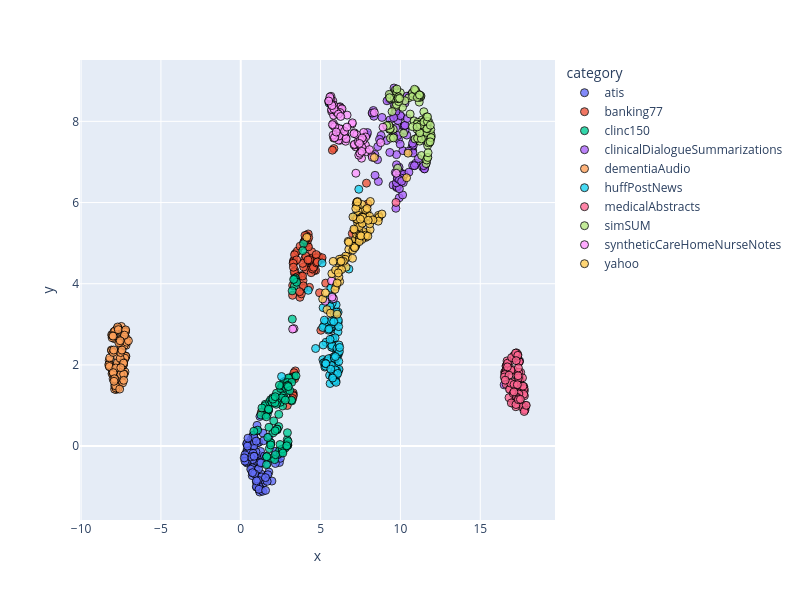

Notebook source saved alongside this figure:
### Code cell
dimensionality_reduction_plots(file_paths="./outputsTest/*/mean_model_zero_shot_classification.csv")

### Figure 1 — Plotly figure (JSON) as saved in the notebook; plotly's stock layout.template omitted (floating-point values rounded to 4 significant figures)
{"data": [{"customdata": [["atis_199"], ["atis_12"], ["atis_115"], ["atis_276"], ["atis_188"], ["atis_137"], ["atis_177"], ["atis_106"], ["atis_100"], ["atis_267"], ["atis_112"], ["atis_126"], ["atis_120"], ["atis_239"], ["atis_101"], ["atis_153"], ["atis_13"], ["atis_101"], ["atis_136"], ["atis_212"], ["atis_230"], ["atis_112"], ["atis_122"], ["atis_156"], ["atis_232"], ["atis_3"], ["atis_171"], ["atis_187"], ["atis_151"], ["atis_10"], ["atis_154"], ["atis_425"], ["atis_185"], ["atis_25"], ["atis_148"], ["atis_134"], ["atis_188"], ["atis_193"], ["atis_129"], ["atis_109"], ["atis_180"], ["atis_275"], ["atis_124"], ["atis_10"], ["atis_210"], ["atis_118"], ["atis_206"], ["atis_138"], ["atis_15"], ["atis_227"], ["atis_13"], ["atis_218"], ["atis_20"], ["atis_150"], ["atis_110"], ["atis_164"], ["atis_116"], ["atis_152"], ["atis_132"], ["atis_144"], ["atis_128"], ["atis_117"], ["atis_217"], ["atis_17"], ["atis_168"], ["atis_15"], ["atis_10"], ["atis_100"], ["atis_130"], ["atis_111"], ["atis_150"], ["atis_544"], ["atis_145"], ["atis_108"], ["atis_270"], ["atis_209"], ["atis_118"], ["atis_117"], ["atis_304"], ["atis_128"], ["atis_101"], ["atis_210"], ["atis_204"], ["atis_157"], ["atis_11"], ["atis_268"], ["atis_116"], ["atis_148"], ["atis_112"], ["atis_198"], ["atis_125"], ["atis_0"], ["atis_128"], ["atis_129"], ["atis_199"], ["atis_105"], ["atis_257"], ["atis_108"], ["atis_153"], ["atis_11"]], "hovertemplate": "category=atis<br>x=%{x}<br>y=%{y}<br>doc_id=%{customdata[0]}<extra></extra>", "legendgroup": "atis", "marker": {"color": "#636efa", "line": {"color": "black", "width": 1}, "opacity": 0.8, "size": 8, "symbol": "circle"}, "mode": "markers", "name": "atis", "orientation": "v", "showlegend": true, "type": "scatter", "x": [1.201, 2.271, 1.621, 0.8744, 0.5635, 0.6538, 0.9786, 0.7207, 0.3786, 2.347, 1.25, 0.4243, 1.169, 2.421, 0.767, 0.5991, 0.3937, 1.243, 1.139, 0.7723, 1.315, 1.079, 0.7994, 2.482, 1.76, 1.657, 1.481, 2.291, 0.5625, 0.3837, 2.141, 0.2998, 0.9958, 0.9487, 1.135, 0.6913, 0.4092, 1.152, 1.393, 0.7355, 0.7289, 0.9336, 0.8014, 0.5022, 1.701, 0.2946, 1.046, 0.7845, 0.5504, 1.019, 0.8211, 1.043, 0.769, 1.268, 1.403, 1.272, 0.4689, 1.194, 1.256, 0.8162, 1.764, 1.249, 1.211, 1.475, 1.432, 0.3118, 0.7449, 1.308, 1.119, 2.169, 1.056, 1.574, 0.7365, 1.952, 0.3557, 0.6137, 0.2625, 1.654, 1.187, 0.8381, 0.9732, 0.6267, 1.087, 0.8395, 0.3778, 0.4189, 1.549, 1.139, 0.9718, 0.8692, 0.2648, 0.2163, 1.376, 0.9771, 1.268, 0.9841, 1.143, 0.7359, 1.554, 0.4525], "xaxis": "x", "y": [0.7304, -0.3082, -0.7188, -0.3752, -0.1749, 0.1547, -0.2801, -0.7274, -0.123, -0.1519, -0.2416, -0.3474, -0.4412, -0.4029, 0.25, -0.04441, -0.4152, -0.1314, -0.8793, -0.01707, -0.3443, 0.3794, 0.1653, -0.3003, -0.6388, -0.4313, -0.2455, -0.2171, -0.1781, 0.04202, -0.1301, -0.3236, -1.012, -0.1392, 0.09349, -0.576, -0.1283, -1.077, 0.3204, -0.657, -0.5323, -0.5982, 0.2016, -0.1189, -0.7044, -0.2509, 0.08239, 0.2729, -0.1765, 0.5114, 0.00559, -0.3838, -0.1775, -1.089, -0.9132, -0.6868, -0.3602, -0.4078, -1.074, -0.2492, 0.2237, -0.7673, -1.036, -0.8323, 0.1328, -0.3055, -0.3322, -0.7577, -0.559, -0.4274, -1.007, -0.2976, 0.1244, -0.8608, -0.3856, -0.2676, -0.2128, -0.8674, -1.13, -0.2502, -0.8803, -0.5701, -0.8404, 0.2061, 0.06637, -0.0007687, -0.7754, -0.9964, 0.1221, -0.6821, -0.3713, -0.2902, -1.112, -0.9987, -0.412, -0.8553, -1.064, -0.6541, -1.091, 0.1954], "yaxis": "y"}, {"customdata": [["atis_303"], ["atis_171"], ["atis_196"], ["atis_294"], ["atis_199"], ["atis_146"], ["atis_243"], ["atis_116"], ["atis_119"], ["atis_297"], ["atis_275"], ["atis_159"], ["atis_299"], ["atis_245"], ["atis_146"], ["atis_194"], ["atis_143"], ["atis_170"], ["atis_15"], ["atis_283"], ["atis_234"], ["atis_220"], ["atis_222"], ["atis_211"], ["atis_410"], ["atis_343"], ["atis_196"], ["atis_252"], ["atis_166"], ["atis_271"], ["atis_223"], ["atis_475"], ["atis_216"], ["atis_289"], ["atis_15"], ["atis_15"], ["atis_239"], ["atis_372"], ["atis_185"], ["atis_22"], ["atis_236"], ["atis_276"], ["atis_130"], ["atis_133"], ["atis_249"], ["atis_155"], ["atis_249"], ["atis_176"], ["atis_249"], ["atis_257"], ["atis_168"], ["atis_290"], ["atis_27"], ["atis_200"], ["atis_215"], ["atis_18"], ["atis_146"], ["atis_158"], ["atis_151"], ["atis_189"], ["atis_225"], ["atis_233"], ["atis_255"], ["atis_239"], ["atis_221"], ["atis_161"], ["atis_126"], ["atis_148"], ["atis_154"], ["atis_118"], ["atis_297"], ["atis_586"], ["atis_195"], ["atis_128"], ["atis_303"], ["atis_305"], ["atis_283"], ["atis_169"], ["atis_314"], ["atis_196"], ["atis_246"], ["atis_259"], ["atis_271"], ["atis_182"], ["atis_380"], ["atis_330"], ["atis_173"], ["atis_383"], ["atis_359"], ["atis_334"], ["atis_136"], ["atis_134"], ["atis_158"], ["atis_144"], ["atis_216"], ["atis_208"], ["atis_271"], ["atis_166"], ["atis_211"], ["atis_24"]], "hovertemplate": "category=banking77<br>x=%{x}<br>y=%{y}<br>doc_id=%{customdata[0]}<extra></extra>", "legendgroup": "banking77", "marker": {"color": "#EF553B", "line": {"color": "black", "width": 1}, "opacity": 0.8, "size": 8, "symbol": "circle"}, "mode": "markers", "name": "banking77", "orientation": "v", "showlegend": true, "type": "scatter", "x": [4.226, 3.387, 3.791, 4.607, 4.708, 4.35, 3.759, 3.344, 4.188, 4.796, 7.874, 3.399, 4.107, 4.458, 5.064, 4.691, 3.307, 3.399, 3.324, 4.464, 8.252, 4.05, 4.873, 7.959, 1.287, 3.42, 3.283, 3.322, 3.448, 4.598, 4.114, 4.019, 4.446, 3.394, 4.869, 4.408, 7.122, 6.985, 3.418, 4.302, 3.494, 4.32, 3.546, 5.826, 5.834, 3.366, 3.281, 3.312, 3.348, 3.954, 3.334, 3.286, 4.241, 3.716, 3.938, 3.938, 3.559, 3.707, 4.409, 3.901, 3.289, 3.876, 3.793, 3.502, 3.245, 2.912, 4.068, 4.606, 3.871, 5.32, 3.296, 4.495, 4.726, 4.934, 4.078, 3.917, 5.737, 4.195, 4.6, 4.556, 2.911, 3.28, 4.316, 4.753, 5.095, 5.016, 3.374, 3.684, 4.728, 4.208, 4.103, 4.067, 4.03, 4.022, 4.8, 3.297, 4.256, 3.248, 3.251, 3.428], "xaxis": "x", "y": [5.226, 4.23, 4.2, 4.467, 4.535, 4.389, 4.181, 4.545, 4.924, 4.633, 6.478, 4.125, 4.991, 4.5, 4.601, 4.328, 4.568, 4.069, 4.527, 4.551, 8.199, 4.999, 4.58, 5.968, 0.8317, 4.746, 1.311, 4.555, 4.044, 4.331, 4.342, 4.621, 4.787, 4.321, 4.673, 4.629, 5.306, 5.235, 1.853, 3.911, 4.122, 4.564, 4.806, 7.587, 7.33, 4.714, 1.733, 1.71, 4.293, 5.03, 1.808, 1.268, 4.909, 4.924, 3.88, 4.413, 4.172, 3.666, 4.273, 4.08, 1.239, 4.501, 3.751, 4.587, 3.716, 1.001, 5.078, 4.539, 4.189, 4.015, 1.695, 4.364, 4.636, 3.778, 4.679, 3.947, 7.289, 5.077, 4.549, 4.404, 1.634, 4.503, 4.593, 4.512, 4.641, 2.853, 1.659, 3.804, 4.718, 4.586, 5.186, 5.108, 5.074, 5.189, 4.537, 4.406, 5.135, 1.173, 3.959, 4.077], "yaxis": "y"}, {"customdata": [["atis_356"], ["atis_200"], ["atis_317"], ["atis_361"], ["atis_220"], ["atis_246"], ["atis_305"], ["atis_122"], ["atis_220"], ["atis_520"], ["atis_297"], ["atis_181"], ["atis_309"], ["atis_378"], ["atis_247"], ["atis_234"], ["atis_189"], ["atis_226"], ["atis_156"], ["atis_34"], ["atis_253"], ["atis_299"], ["atis_290"], ["atis_252"], ["atis_418"], ["atis_360"], ["atis_256"], ["atis_320"], ["atis_315"], ["atis_28"], ["atis_249"], ["atis_559"], ["atis_251"], ["atis_297"], ["atis_305"], ["atis_20"], ["atis_426"], ["atis_376"], ["atis_233"], ["atis_220"], ["atis_256"], ["atis_279"], ["atis_164"], ["atis_298"], ["atis_270"], ["atis_185"], ["atis_251"], ["atis_280"], ["atis_368"], ["atis_265"], ["atis_201"], ["atis_436"], ["atis_337"], ["atis_273"], ["atis_394"], ["atis_220"], ["atis_32"], ["atis_18"], ["atis_242"], ["atis_229"], ["atis_292"], ["atis_261"], ["atis_317"], ["atis_274"], ["atis_277"], ["atis_207"], ["atis_141"], ["atis_268"], ["atis_165"], ["atis_191"], ["atis_318"], ["atis_642"], ["atis_369"], ["atis_155"], ["atis_347"], ["atis_344"], ["atis_487"], ["atis_174"], ["atis_321"], ["atis_230"], ["atis_274"], ["atis_372"], ["atis_282"], ["atis_2"], ["atis_405"], ["atis_349"], ["atis_209"], ["atis_395"], ["atis_389"], ["atis_389"], ["atis_258"], ["atis_200"], ["atis_197"], ["atis_239"], ["atis_230"], ["atis_240"], ["atis_325"], ["atis_223"], ["atis_286"], ["atis_259"]], "hovertemplate": "category=clinc150<br>x=%{x}<br>y=%{y}<br>doc_id=%{customdata[0]}<extra></extra>", "legendgroup": "clinc150", "marker": {"color": "#00cc96", "line": {"color": "black", "width": 1}, "opacity": 0.8, "size": 8, "symbol": "circle"}, "mode": "markers", "name": "clinc150", "orientation": "v", "showlegend": true, "type": "scatter", "x": [2.291, 1.901, 3.346, 3.165, 2.544, 2.624, 1.881, 2.911, 1.664, 2.913, 2.927, 2.12, 1.789, 1.696, 3.424, 2.948, 2.752, 2.624, 2.381, 2.749, 2.924, 1.874, 1.744, 1.887, 2.48, 2.067, 1.522, 1.54, 1.632, 3.068, 2.483, 2.437, 2.563, 1.055, 2.238, 2.758, 2.081, 2.022, 1.525, 2.801, 2.987, 2.612, 1.261, 2.597, 2.942, 3.359, 3.461, 2.734, 2.894, 2.493, 3.378, 3.218, 1.613, 3.933, 1.326, 1.806, 2.563, 1.748, 2.378, 2.277, 3.881, 1.601, 0.8208, 2.677, 1.872, 1.622, 3.504, 3.313, 2.286, 2.601, 2.224, 1.958, 2.922, 2.827, 1.689, 3.198, 3.189, 3.228, 3.18, 2.265, 1.738, 2.459, 2.638, 1.768, 2.273, 2.419, 2.792, 2.004, 2.135, 2.968, 2.942, 2.912, 3.07, 2.154, 1.873, 2.978, 2.175, 2.01, 2.158, 2.88], "xaxis": "x", "y": [1.115, -0.2956, 1.714, 1.644, 1.442, 0.9889, 0.07919, 0.1574, 0.7805, 0.04643, 1.393, -0.3331, -0.0616, 0.8734, 4.144, 0.02034, 1.322, 1.236, 0.7826, -0.04974, 0.3304, 0.08241, 0.8945, 1.075, 1.079, 0.621, 0.7645, 1.032, -0.2638, 1.673, -0.178, -0.107, 1.47, 0.3941, 1.304, 1.597, 1.184, 0.3264, 0.9957, -0.04212, 1.678, -0.136, 0.7666, -0.07194, 0.02988, 3.946, 1.732, 1.178, 0.01974, 1.42, 4.115, 3.824, -0.4571, 4.989, 0.9395, 1.09, 1.188, 0.886, 0.4809, 1.074, 4.815, 0.7224, 0.3666, 1.575, 1.143, -0.2594, 4.037, 4.105, 0.4043, 1.488, 1.03, 1.084, 1.567, 1.442, 0.2147, 1.114, 1.571, 3.128, 1.131, 0.4106, 0.9114, 0.04042, -0.1704, 0.4643, 0.4201, 1.499, 1.133, 1.193, 1.067, 0.1147, 1.497, 1.483, 1.367, 0.3779, 0.02887, 1.466, -0.2103, 1.157, 1.218, 0.006715], "yaxis": "y"}, {"customdata": [["atis_36"], ["atis_223"], ["atis_421"], ["atis_394"], ["atis_24"], ["atis_385"], ["atis_316"], ["atis_187"], ["atis_313"], ["atis_547"], ["atis_337"], ["atis_227"], ["atis_324"], ["atis_463"], ["atis_361"], ["atis_294"], ["atis_206"], ["atis_28"], ["atis_239"], ["atis_39"], ["atis_261"], ["atis_313"], ["atis_457"], ["atis_360"], ["atis_453"], ["atis_398"], ["atis_430"], ["atis_324"], ["atis_357"], ["atis_335"], ["atis_269"], ["atis_562"], ["atis_26"], ["atis_409"], ["atis_32"], ["atis_241"], ["atis_488"], ["atis_407"], ["atis_447"], ["atis_235"], ["atis_292"], ["atis_303"], ["atis_252"], ["atis_347"], ["atis_386"], ["atis_325"], ["atis_311"], ["atis_437"], ["atis_417"], ["atis_356"], ["atis_210"], ["atis_455"], ["atis_404"], ["atis_336"], ["atis_396"], ["atis_239"], ["atis_42"], ["atis_379"], ["atis_38"], ["atis_317"], ["atis_338"], ["atis_304"], ["atis_454"], ["atis_300"], ["atis_304"], ["atis_254"], ["atis_237"], ["atis_345"], ["atis_188"], ["atis_246"], ["atis_389"], ["atis_645"], ["atis_407"], ["atis_21"], ["atis_355"], ["atis_367"], ["atis_488"], ["atis_318"], ["atis_334"], ["atis_276"], ["atis_427"], ["atis_412"], ["atis_302"], ["atis_27"], ["atis_441"], ["atis_397"], ["atis_276"], ["atis_468"], ["atis_430"], ["atis_398"], ["atis_310"], ["atis_213"], ["atis_224"], ["atis_381"], ["atis_237"], ["atis_288"], ["atis_338"], ["atis_326"], ["atis_300"], ["atis_337"]], "hovertemplate": "category=clinicalDialogueSummarizations<br>x=%{x}<br>y=%{y}<br>doc_id=%{customdata[0]}<extra></extra>", "legendgroup": "clinicalDialogueSummarizations", "marker": {"color": "#ab63fa", "line": {"color": "black", "width": 1}, "opacity": 0.8, "size": 8, "symbol": "circle"}, "mode": "markers", "name": "clinicalDialogueSummarizations", "orientation": "v", "showlegend": true, "type": "scatter", "x": [10.89, 10.88, 10.77, 11.39, 10.83, 10.4, 9.704, 10.77, 8.58, 10.11, 8.303, 8.567, 10.76, 10.21, 10.58, 9.907, 9.913, 10.96, 10.73, 9.541, 10.87, 9.69, 9.774, 9.617, 9.682, 9.289, 9.131, 8.339, 11.5, 9.692, 10.87, 10.15, 9.715, 11.62, 10.81, 10.68, 9.835, 10.04, 9.879, 8.228, 10.18, 9.599, 9.923, 10.52, 11.12, 8.619, 7.903, 10.18, 10.79, 9.348, 9.984, 10.14, 10.41, 7.935, 11.57, 10.77, 8.411, 9.95, 11.51, 8.789, 11.62, 10.29, 10.29, 9.755, 9.986, 10.23, 6.549, 9.766, 10.23, 9.705, 9.846, 9.644, 10.02, 16.5, 9.999, 10.29, 9.935, 9.809, 11.46, 9.756, 17.46, 9.747, 10.44, 9.335, 9.823, 8.399, 9.388, 9.725, 8.692, 8.846, 9.58, 9.939, 10.53, 10.76, 9.834, 10.07, 9.274, 9.573, 7.497, 9.161], "xaxis": "x", "y": [6.913, 7.495, 6.914, 6.872, 7.533, 7.662, 7.841, 7.285, 7.378, 6.702, 8.267, 7.057, 8.659, 7.878, 8.623, 6.626, 6.871, 6.967, 7.372, 6.43, 6.908, 8.272, 6.37, 8.378, 6.74, 8.555, 7.527, 8.125, 6.835, 8.132, 8.657, 7.278, 5.859, 7.505, 7.409, 8.657, 6.404, 8.119, 7.557, 8.204, 6.652, 8.821, 6.115, 7.265, 7.084, 6.519, 7.671, 6.492, 7.222, 8.035, 6.742, 6.188, 8.62, 7.724, 6.933, 8.708, 6.671, 6.732, 6.828, 7.653, 6.988, 8.452, 7.78, 6.931, 7.437, 6.698, 7.598, 6.392, 7.888, 8.324, 8.021, 8.203, 6.606, 1.509, 8.141, 7.902, 6.338, 6.591, 6.909, 7.18, 2.098, 6.486, 8.071, 7.234, 6.597, 7.184, 8.651, 8.244, 7.556, 8.096, 8.092, 6.565, 6.748, 7.46, 7.65, 6.523, 8.537, 7.629, 7.426, 8.506], "yaxis": "y"}, {"customdata": [["atis_405"], ["atis_232"], ["atis_424"], ["atis_402"], ["atis_364"], ["atis_416"], ["atis_365"], ["atis_288"], ["atis_316"], ["atis_553"], ["atis_403"], ["atis_380"], ["atis_329"], ["atis_488"], ["atis_364"], ["atis_386"], ["atis_284"], ["atis_280"], ["atis_392"], ["atis_428"], ["atis_447"], ["atis_441"], ["atis_474"], ["atis_510"], ["atis_467"], ["atis_512"], ["atis_44"], ["atis_338"], ["atis_537"], ["atis_405"], ["atis_325"], ["atis_57"], ["atis_298"], ["atis_455"], ["atis_424"], ["atis_473"], ["atis_514"], ["atis_448"], ["atis_46"], ["atis_280"], ["atis_420"], ["atis_316"], ["atis_352"], ["atis_479"], ["atis_397"], ["atis_391"], ["atis_456"], ["atis_525"], ["atis_554"], ["atis_383"], ["atis_32"], ["atis_513"], ["atis_407"], ["atis_348"], ["atis_428"], ["atis_244"], ["atis_490"], ["atis_41"], ["atis_525"], ["atis_523"], ["atis_351"], ["atis_334"], ["atis_464"], ["atis_421"], ["atis_320"], ["atis_278"], ["atis_386"], ["atis_351"], ["atis_228"], ["atis_289"], ["atis_563"], ["atis_646"], ["atis_451"], ["atis_381"], ["atis_368"], ["atis_400"], ["atis_526"], ["atis_360"], ["atis_401"], ["atis_478"], ["atis_469"], ["atis_422"], ["atis_353"], ["atis_279"], ["atis_467"], ["atis_503"], ["atis_285"], ["atis_469"], ["atis_465"], ["atis_494"], ["atis_516"], ["atis_264"], ["atis_243"], ["atis_392"], ["atis_250"], ["atis_325"], ["atis_454"], ["atis_403"], ["atis_34"], ["atis_388"]], "hovertemplate": "category=dementiaAudio<br>x=%{x}<br>y=%{y}<br>doc_id=%{customdata[0]}<extra></extra>", "legendgroup": "dementiaAudio", "marker": {"color": "#FFA15A", "line": {"color": "black", "width": 1}, "opacity": 0.8, "size": 8, "symbol": "circle"}, "mode": "markers", "name": "dementiaAudio", "orientation": "v", "showlegend": true, "type": "scatter", "x": [-7.803, -8.096, -7.187, -7.319, -8.24, -7.635, -7.226, -7.412, -8.21, -7.387, -7.714, -7.505, -7.642, -7.445, -7.992, -7.481, -7.488, -7.292, -7.498, -7.208, -7.567, -7.252, -7.512, -7.557, -8.01, -7.987, -7.291, -7.303, -7.9, -7.37, -7.746, -7.895, -7.669, -8.213, -7.718, -7.469, -7.158, -7.807, -7.916, -7.145, -8.1, -7.226, -8.061, -8.035, -7.965, -8.218, -7.298, -7.326, -7.377, -8.267, -8.056, -7.269, -8.085, -7.828, -7.947, -7.724, -7.295, -7.677, -7.469, -7.632, -8.207, -8.231, -7.344, -7.212, -7.195, -7.687, -7.404, -7.259, -7.366, -7.888, -7.549, -7.67, -8.048, -7.23, -8.088, -7.712, -7.824, -7.67, -7.336, -7.514, -7.396, -7.816, -7.521, -7.843, -7.993, -7.336, -7.998, -7.859, -7.33, -7.958, -7.582, -7.439, -7.036, -7.905, -7.209, -7.998, -7.938, -7.281, -7.55, -7.512], "xaxis": "x", "y": [1.394, 1.947, 2.482, 2.693, 2.112, 1.88, 2.224, 1.836, 2.016, 2.081, 2.199, 2.352, 1.495, 2.716, 1.657, 2.948, 2.612, 2.783, 2.455, 2.836, 2.557, 1.828, 2.633, 2.581, 1.792, 1.791, 2.485, 1.771, 1.401, 1.996, 2.889, 1.488, 1.457, 2.007, 1.438, 2.013, 2.65, 1.981, 2.647, 2.56, 2.367, 2.183, 1.783, 1.849, 1.785, 1.954, 2.114, 2.753, 2.042, 2.006, 2.67, 2.841, 2.743, 2.845, 2.816, 2.055, 2.701, 2.907, 1.697, 2.543, 2.173, 1.962, 2.004, 2.203, 2.213, 2.9, 1.989, 2.166, 2.062, 2.834, 2.162, 1.437, 2.721, 2.805, 2.353, 2.934, 1.926, 2.869, 2.044, 1.766, 1.557, 1.43, 2.305, 1.487, 1.811, 1.775, 2.308, 1.634, 1.621, 2.366, 1.405, 2.366, 2.595, 1.66, 2.864, 2.709, 1.596, 2.734, 2.597, 1.932], "yaxis": "y"}, {"customdata": [["atis_434"], ["atis_29"], ["atis_510"], ["atis_407"], ["atis_392"], ["atis_641"], ["atis_455"], ["atis_305"], ["atis_432"], ["atis_578"], ["atis_413"], ["atis_46"], ["atis_34"], ["atis_52"], ["atis_368"], ["atis_445"], ["atis_345"], ["atis_338"], ["atis_487"], ["atis_438"], ["atis_493"], ["atis_493"], ["atis_486"], ["atis_523"], ["atis_620"], ["atis_518"], ["atis_443"], ["atis_541"], ["atis_612"], ["atis_460"], ["atis_392"], ["atis_587"], ["atis_307"], ["atis_482"], ["atis_466"], ["atis_504"], ["atis_54"], ["atis_478"], ["atis_481"], ["atis_338"], ["atis_443"], ["atis_323"], ["atis_388"], ["atis_533"], ["atis_505"], ["atis_543"], ["atis_50"], ["atis_547"], ["atis_577"], ["atis_405"], ["atis_356"], ["atis_538"], ["atis_408"], ["atis_392"], ["atis_490"], ["atis_374"], ["atis_543"], ["atis_422"], ["atis_577"], ["atis_529"], ["atis_410"], ["atis_424"], ["atis_470"], ["atis_471"], ["atis_382"], ["atis_335"], ["atis_458"], ["atis_410"], ["atis_258"], ["atis_293"], ["atis_567"], ["atis_692"], ["atis_475"], ["atis_384"], ["atis_375"], ["atis_607"], ["atis_538"], ["atis_399"], ["atis_48"], ["atis_546"], ["atis_495"], ["atis_462"], ["atis_507"], ["atis_425"], ["atis_552"], ["atis_524"], ["atis_360"], ["atis_545"], ["atis_472"], ["atis_511"], ["atis_602"], ["atis_294"], ["atis_369"], ["atis_469"], ["atis_327"], ["atis_389"], ["atis_476"], ["atis_443"], ["atis_350"], ["atis_391"]], "hovertemplate": "category=huffPostNews<br>x=%{x}<br>y=%{y}<br>doc_id=%{customdata[0]}<extra></extra>", "legendgroup": "huffPostNews", "marker": {"color": "#19d3f3", "line": {"color": "black", "width": 1}, "opacity": 0.8, "size": 8, "symbol": "circle"}, "mode": "markers", "name": "huffPostNews", "orientation": "v", "showlegend": true, "type": "scatter", "x": [5.887, 5.649, 6.123, 5.97, 5.683, 5.143, 5.751, 5.861, 5.412, 5.891, 5.729, 5.964, 5.667, 5.765, 5.375, 5.991, 5.717, 5.654, 6.114, 5.973, 5.925, 5.575, 6.156, 5.338, 7.138, 6.103, 5.094, 5.962, 5.73, 6.064, 5.266, 5.688, 7.394, 5.315, 5.711, 4.227, 5.203, 5.206, 5.846, 5.684, 6.056, 5.565, 5.306, 5.528, 6.102, 5.791, 5.612, 5.745, 6.091, 5.768, 5.907, 4.688, 5.822, 6.027, 5.503, 5.92, 5.677, 2.555, 5.856, 6.021, 6.179, 5.164, 5.485, 6.005, 5.853, 5.325, 6.153, 5.723, 5.593, 5.597, 5.867, 5.917, 5.865, 6.005, 6.098, 5.285, 5.725, 5.849, 5.157, 5.663, 6.112, 6.774, 5.332, 6.14, 5.593, 6.196, 5.929, 5.132, 5.821, 5.639, 5.855, 6.079, 6.134, 5.989, 5.971, 5.752, 5.819, 5.519, 5.64, 5.236], "xaxis": "x", "y": [1.645, 2.874, 1.861, 2.388, 2.171, 2.131, 2.432, 2.095, 2.964, 2.136, 1.764, 1.975, 1.99, 2.653, 2.097, 2.278, 2.942, 2.565, 2.261, 3.479, 1.802, 2.978, 1.891, 2.558, 5.659, 3.051, 4.511, 1.607, 3.526, 2.253, 1.947, 2.436, 6.327, 3.621, 2.481, 3.838, 2.054, 2.963, 3.112, 3.35, 2.244, 1.746, 1.969, 8.451, 2.325, 1.689, 2.907, 2.638, 2.815, 1.7, 2.669, 2.405, 1.793, 2.407, 2.154, 1.749, 3.001, 1.714, 3.06, 2.172, 2.33, 2.491, 2.856, 1.854, 2.202, 3.059, 2.491, 3.69, 3.44, 1.542, 3.26, 1.877, 2.168, 1.749, 3.3, 2.045, 3.617, 1.771, 3.411, 3.079, 3.101, 4.361, 2.029, 2.086, 2.629, 2.43, 2.206, 2.922, 1.686, 1.896, 1.617, 1.792, 2.944, 3.302, 1.571, 1.677, 3.067, 2.882, 3.894, 3.102], "yaxis": "y"}, {"customdata": [["atis_436"], ["atis_387"], ["atis_524"], ["atis_469"], ["atis_441"], ["atis_643"], ["atis_493"], ["atis_372"], ["atis_446"], ["atis_636"], ["atis_514"], ["atis_614"], ["atis_364"], ["atis_582"], ["atis_459"], ["atis_454"], ["atis_622"], ["atis_382"], ["atis_488"], ["atis_487"], ["atis_609"], ["atis_524"], ["atis_539"], ["atis_647"], ["atis_655"], ["atis_605"], ["atis_455"], ["atis_58"], ["atis_658"], ["atis_521"], ["atis_422"], ["atis_599"], ["atis_426"], ["atis_531"], ["atis_470"], ["atis_545"], ["atis_597"], ["atis_498"], ["atis_535"], ["atis_396"], ["atis_502"], ["atis_389"], ["atis_475"], ["atis_580"], ["atis_52"], ["atis_593"], ["atis_656"], ["atis_574"], ["atis_630"], ["atis_439"], ["atis_415"], ["atis_660"], ["atis_479"], ["atis_537"], ["atis_512"], ["atis_379"], ["atis_618"], ["atis_482"], ["atis_673"], ["atis_573"], ["atis_426"], ["atis_483"], ["atis_479"], ["atis_530"], ["atis_413"], ["atis_40"], ["atis_586"], ["atis_551"], ["atis_356"], ["atis_378"], ["atis_586"], ["atis_694"], ["atis_483"], ["atis_568"], ["atis_395"], ["atis_621"], ["atis_57"], ["atis_536"], ["atis_558"], ["atis_599"], ["atis_521"], ["atis_478"], ["atis_595"], ["atis_540"], ["atis_6"], ["atis_531"], ["atis_385"], ["atis_581"], ["atis_603"], ["atis_517"], ["atis_614"], ["atis_384"], ["atis_48"], ["atis_495"], ["atis_410"], ["atis_489"], ["atis_522"], ["atis_491"], ["atis_527"], ["atis_439"]], "hovertemplate": "category=medicalAbstracts<br>x=%{x}<br>y=%{y}<br>doc_id=%{customdata[0]}<extra></extra>", "legendgroup": "medicalAbstracts", "marker": {"color": "#FF6692", "line": {"color": "black", "width": 1}, "opacity": 0.8, "size": 8, "symbol": "circle"}, "mode": "markers", "name": "medicalAbstracts", "orientation": "v", "showlegend": true, "type": "scatter", "x": [16.86, 16.74, 16.83, 17.19, 17.49, 16.53, 16.74, 17.05, 17.7, 16.62, 17.2, 17.47, 17.15, 17.28, 16.91, 17.25, 17.11, 17.23, 17.78, 16.69, 17.32, 17.42, 16.63, 17.76, 17.44, 17.5, 17.31, 17.77, 16.58, 17.53, 17.44, 17.79, 17.85, 16.78, 17.3, 16.68, 17.06, 17.45, 17.16, 17.73, 17.17, 17.31, 16.88, 17.46, 17.43, 17.64, 16.83, 17.75, 16.62, 16.99, 16.63, 9.723, 17.77, 17.23, 17.78, 16.8, 17.72, 17.06, 17.23, 17.56, 16.9, 16.71, 17.74, 17.76, 17.23, 17.61, 17.8, 17.35, 17.42, 17.23, 17.37, 17.12, 17.67, 17.1, 16.96, 17.27, 16.57, 16.94, 17.21, 17.75, 16.92, 17.35, 16.54, 17.41, 16.7, 17.28, 17.39, 17.25, 17.37, 16.5, 17.88, 16.8, 17.32, 17.11, 16.56, 17.4, 17.24, 17.39, 17.39, 17.51], "xaxis": "x", "y": [2.092, 1.522, 1.501, 1.356, 1.645, 1.823, 1.901, 1.062, 1.384, 1.979, 2.199, 1.069, 1.281, 1.829, 1.476, 1.43, 1.107, 1.774, 0.9331, 2.012, 2.16, 2.075, 1.521, 1.367, 1.629, 1.373, 1.164, 0.9834, 1.824, 1.815, 1.022, 0.9487, 1.0, 1.938, 2.18, 2.1, 1.879, 2.08, 2.177, 1.467, 1.132, 2.214, 1.407, 1.482, 1.094, 1.681, 1.397, 1.415, 1.966, 1.582, 1.855, 6.002, 1.24, 2.251, 0.9103, 1.193, 1.278, 1.296, 2.239, 1.029, 1.552, 2.043, 0.9539, 0.8988, 1.151, 0.9642, 0.89, 2.258, 1.283, 0.9703, 1.516, 1.519, 1.477, 2.227, 2.181, 2.298, 1.788, 1.063, 2.29, 0.8533, 1.871, 2.236, 1.76, 1.821, 1.951, 1.208, 1.679, 2.104, 1.733, 1.701, 1.004, 1.746, 1.514, 1.336, 1.624, 1.17, 1.024, 1.144, 1.926, 1.152], "yaxis": "y"}, {"customdata": [["atis_533"], ["atis_406"], ["atis_539"], ["atis_536"], ["atis_468"], ["atis_662"], ["atis_503"], ["atis_584"], ["atis_495"], ["atis_651"], ["atis_615"], ["atis_629"], ["atis_5"], ["atis_698"], ["atis_66"], ["atis_497"], ["atis_624"], ["atis_482"], ["atis_514"], ["atis_6"], ["atis_610"], ["atis_592"], ["atis_557"], ["atis_692"], ["atis_716"], ["atis_698"], ["atis_575"], ["atis_6"], ["atis_714"], ["atis_593"], ["atis_502"], ["atis_643"], ["atis_501"], ["atis_59"], ["atis_575"], ["atis_637"], ["atis_600"], ["atis_523"], ["atis_628"], ["atis_432"], ["atis_572"], ["atis_470"], ["atis_481"], ["atis_590"], ["atis_579"], ["atis_680"], ["atis_691"], ["atis_616"], ["atis_64"], ["atis_494"], ["atis_503"], ["atis_663"], ["atis_512"], ["atis_561"], ["atis_538"], ["atis_402"], ["atis_688"], ["atis_510"], ["atis_680"], ["atis_603"], ["atis_496"], ["atis_612"], ["atis_55"], ["atis_570"], ["atis_533"], ["atis_518"], ["atis_587"], ["atis_65"], ["atis_436"], ["atis_52"], ["atis_588"], ["atis_701"], ["atis_554"], ["atis_581"], ["atis_527"], ["atis_648"], ["atis_624"], ["atis_575"], ["atis_588"], ["atis_612"], ["atis_685"], ["atis_64"], ["atis_656"], ["atis_564"], ["atis_613"], ["atis_617"], ["atis_622"], ["atis_675"], ["atis_610"], ["atis_617"], ["atis_624"], ["atis_385"], ["atis_634"], ["atis_611"], ["atis_626"], ["atis_527"], ["atis_523"], ["atis_558"], ["atis_645"], ["atis_50"]], "hovertemplate": "category=simSUM<br>x=%{x}<br>y=%{y}<br>doc_id=%{customdata[0]}<extra></extra>", "legendgroup": "simSUM", "marker": {"color": "#B6E880", "line": {"color": "black", "width": 1}, "opacity": 0.8, "size": 8, "symbol": "circle"}, "mode": "markers", "name": "simSUM", "orientation": "v", "showlegend": true, "type": "scatter", "x": [11.33, 11.18, 9.896, 9.55, 11.19, 11.5, 10.85, 10.13, 10.51, 10.95, 9.373, 9.303, 11.12, 11.22, 11.21, 9.674, 11.69, 11.81, 11.62, 11.77, 9.702, 9.499, 10.9, 9.249, 10.74, 11.26, 11.36, 11.61, 9.753, 11.92, 9.377, 11.26, 11.09, 11.29, 11.11, 11.89, 11.28, 9.773, 11.54, 11.64, 11.7, 11.04, 11.43, 11.82, 9.759, 11.13, 11.86, 10.2, 10.91, 11.19, 9.339, 9.166, 9.829, 11.92, 9.565, 11.56, 10.27, 11.04, 9.993, 11.62, 11.9, 11.7, 9.616, 9.889, 11.75, 11.72, 10.61, 9.831, 9.322, 11.92, 9.873, 11.47, 9.318, 11.08, 11.31, 10.76, 11.65, 9.478, 9.363, 9.281, 9.863, 10.95, 11.86, 10.88, 11.64, 11.22, 9.949, 11.26, 11.06, 11.21, 11.73, 11.48, 9.138, 10.76, 9.778, 11.7, 11.04, 11.7, 11.87, 11.19], "xaxis": "x", "y": [7.159, 8.474, 8.597, 7.806, 8.594, 7.723, 8.012, 8.347, 8.578, 8.733, 8.551, 8.666, 7.61, 7.585, 7.513, 8.77, 7.108, 7.466, 7.58, 7.99, 8.368, 7.604, 8.746, 7.905, 8.692, 7.815, 8.035, 6.959, 8.729, 7.621, 7.586, 8.595, 7.977, 8.625, 7.851, 7.563, 7.861, 8.698, 7.994, 7.047, 7.406, 7.932, 7.955, 7.502, 8.414, 8.665, 7.714, 7.706, 7.566, 7.72, 7.804, 7.882, 6.844, 7.66, 7.591, 8.02, 8.508, 7.803, 8.706, 7.729, 7.799, 7.821, 8.569, 8.488, 7.473, 7.11, 8.179, 8.566, 8.582, 7.6, 8.604, 8.237, 7.806, 7.584, 7.568, 8.613, 7.823, 8.24, 7.82, 7.903, 8.557, 8.766, 7.496, 8.789, 8.109, 8.64, 8.566, 7.912, 8.586, 7.719, 7.227, 7.989, 7.894, 7.87, 8.796, 7.998, 7.863, 8.11, 7.905, 8.651], "yaxis": "y"}, {"customdata": [["atis_536"], ["atis_43"], ["atis_570"], ["atis_660"], ["atis_662"], ["atis_712"], ["atis_504"], ["atis_672"], ["atis_510"], ["atis_83"], ["atis_73"], ["atis_64"], ["atis_536"], ["atis_78"], ["atis_693"], ["atis_5"], ["atis_675"], ["atis_705"], ["atis_663"], ["atis_685"], ["atis_650"], ["atis_604"], ["atis_558"], ["atis_7"], ["atis_9"], ["atis_78"], ["atis_673"], ["atis_668"], ["atis_717"], ["atis_602"], ["atis_592"], ["atis_677"], ["atis_562"], ["atis_66"], ["atis_636"], ["atis_655"], ["atis_619"], ["atis_638"], ["atis_638"], ["atis_433"], ["atis_591"], ["atis_699"], ["atis_519"], ["atis_602"], ["atis_647"], ["atis_708"], ["atis_90"], ["atis_655"], ["atis_69"], ["atis_623"], ["atis_657"], ["atis_688"], ["atis_519"], ["atis_619"], ["atis_565"], ["atis_461"], ["atis_711"], ["atis_553"], ["atis_685"], ["atis_61"], ["atis_555"], ["atis_638"], ["atis_560"], ["atis_618"], ["atis_697"], ["atis_537"], ["atis_606"], ["atis_696"], ["atis_685"], ["atis_529"], ["atis_66"], ["atis_71"], ["atis_594"], ["atis_601"], ["atis_569"], ["atis_660"], ["atis_77"], ["atis_58"], ["atis_713"], ["atis_666"], ["atis_687"], ["atis_695"], ["atis_67"], ["atis_642"], ["atis_648"], ["atis_646"], ["atis_706"], ["atis_70"], ["atis_640"], ["atis_712"], ["atis_706"], ["atis_604"], ["atis_649"], ["atis_629"], ["atis_662"], ["atis_622"], ["atis_556"], ["atis_616"], ["atis_663"], ["atis_530"]], "hovertemplate": "category=syntheticCareHomeNurseNotes<br>x=%{x}<br>y=%{y}<br>doc_id=%{customdata[0]}<extra></extra>", "legendgroup": "syntheticCareHomeNurseNotes", "marker": {"color": "#FF97FF", "line": {"color": "black", "width": 1}, "opacity": 0.8, "size": 8, "symbol": "circle"}, "mode": "markers", "name": "syntheticCareHomeNurseNotes", "orientation": "v", "showlegend": true, "type": "scatter", "x": [6.216, 6.002, 5.696, 3.334, 5.802, 7.446, 6.374, 7.252, 6.52, 5.791, 7.211, 9.744, 5.693, 6.216, 5.592, 7.099, 5.708, 3.251, 5.913, 6.569, 7.54, 6.571, 7.509, 6.421, 7.698, 6.464, 8.909, 7.542, 7.116, 6.118, 7.262, 6.147, 5.812, 6.136, 6.156, 5.709, 6.303, 7.566, 5.852, 5.656, 5.887, 6.167, 7.122, 5.684, 7.211, 5.584, 5.809, 7.873, 6.12, 6.227, 6.301, 8.764, 5.651, 7.824, 5.785, 5.507, 7.091, 5.766, 5.695, 6.66, 6.102, 7.392, 7.351, 7.809, 7.594, 5.631, 5.881, 5.74, 5.623, 8.368, 6.343, 6.602, 5.814, 6.496, 5.581, 6.208, 5.288, 7.67, 5.686, 5.869, 6.973, 5.689, 7.493, 5.978, 7.467, 8.221, 8.24, 8.061, 7.58, 6.991, 6.652, 6.02, 5.84, 7.603, 5.714, 6.116, 5.51, 7.432, 6.257, 5.719], "xaxis": "x", "y": [7.534, 7.849, 8.406, 2.894, 7.949, 5.508, 7.61, 6.002, 7.709, 7.896, 7.37, 6.72, 8.241, 8.36, 8.464, 7.418, 8.477, 2.883, 7.653, 7.51, 7.346, 7.601, 7.247, 7.644, 7.727, 7.672, 7.855, 7.441, 7.717, 7.537, 7.672, 8.326, 8.149, 7.741, 7.641, 8.293, 7.807, 7.092, 8.312, 8.45, 7.603, 7.821, 7.434, 4.067, 6.722, 8.538, 3.631, 7.252, 8.289, 8.335, 8.295, 7.477, 8.617, 7.616, 7.66, 8.501, 7.698, 8.504, 8.38, 8.154, 8.345, 7.167, 7.493, 7.417, 7.356, 8.447, 7.867, 7.921, 8.56, 8.216, 8.31, 7.571, 8.403, 7.755, 8.6, 8.219, 3.567, 7.542, 8.29, 7.597, 7.935, 8.413, 7.533, 7.737, 7.214, 7.155, 7.114, 7.303, 7.26, 7.964, 7.858, 8.222, 8.302, 7.59, 8.389, 8.177, 8.501, 7.456, 8.121, 3.669], "yaxis": "y"}, {"customdata": [["atis_697"], ["atis_605"], ["atis_662"], ["atis_72"], ["atis_77"], ["atis_715"], ["atis_543"], ["atis_74"], ["atis_569"], ["atis_93"], ["atis_89"], ["atis_651"], ["atis_580"], ["atis_93"], ["atis_698"], ["atis_567"], ["atis_695"], ["atis_74"], ["atis_701"], ["atis_7"], ["atis_699"], ["atis_697"], ["atis_660"], ["atis_721"], ["atis_97"], ["atis_94"], ["atis_79"], ["atis_688"], ["atis_81"], ["atis_715"], ["atis_90"], ["atis_716"], ["atis_62"], ["atis_84"], ["atis_681"], ["atis_686"], ["atis_676"], ["atis_66"], ["atis_72"], ["atis_599"], ["atis_635"], ["atis_80"], ["atis_525"], ["atis_98"], ["atis_713"], ["atis_78"], ["atis_99"], ["atis_9"], ["atis_719"], ["atis_82"], ["atis_663"], ["atis_94"], ["atis_603"], ["atis_91"], ["atis_651"], ["atis_620"], ["atis_714"], ["atis_655"], ["atis_703"], ["atis_7"], ["atis_642"], ["atis_89"], ["atis_630"], ["atis_82"], ["atis_7"], ["atis_648"], ["atis_703"], ["atis_700"], ["atis_710"], ["atis_63"], ["atis_666"], ["atis_715"], ["atis_695"], ["atis_704"], ["atis_594"], ["atis_97"], ["atis_85"], ["atis_85"], ["atis_87"], ["atis_73"], ["atis_7"], ["atis_9"], ["atis_97"], ["atis_679"], ["atis_77"], ["atis_719"], ["atis_719"], ["atis_84"], ["atis_684"], ["atis_719"], ["atis_99"], ["atis_700"], ["atis_654"], ["atis_68"], ["atis_94"], ["atis_96"], ["atis_620"], ["atis_681"], ["atis_714"], ["atis_637"]], "hovertemplate": "category=yahoo<br>x=%{x}<br>y=%{y}<br>doc_id=%{customdata[0]}<extra></extra>", "legendgroup": "yahoo", "marker": {"color": "#FECB52", "line": {"color": "black", "width": 1}, "opacity": 0.8, "size": 8, "symbol": "circle"}, "mode": "markers", "name": "yahoo", "orientation": "v", "showlegend": true, "type": "scatter", "x": [7.229, 7.923, 7.862, 6.729, 8.101, 7.482, 7.265, 7.777, 7.226, 7.909, 7.674, 8.178, 5.706, 7.317, 6.174, 7.409, 5.968, 7.599, 7.335, 6.766, 7.187, 7.02, 5.132, 7.25, 6.676, 7.444, 5.401, 7.563, 6.21, 7.593, 5.938, 7.799, 6.197, 6.568, 7.207, 7.14, 6.6, 7.324, 7.83, 6.33, 6.536, 8.66, 7.316, 6.146, 4.135, 8.628, 10.48, 5.901, 7.791, 6.426, 7.161, 8.658, 6.18, 7.137, 5.303, 7.0, 7.583, 7.421, 7.46, 6.313, 7.285, 7.431, 5.619, 7.235, 7.609, 6.232, 6.038, 8.115, 7.297, 7.294, 7.116, 7.026, 8.082, 8.073, 7.09, 8.609, 7.419, 7.814, 10.39, 8.281, 7.592, 7.658, 7.204, 7.476, 7.813, 5.789, 8.367, 7.296, 7.087, 6.289, 7.982, 6.759, 7.134, 6.037, 8.841, 7.49, 7.539, 6.106, 7.91, 7.961], "xaxis": "x", "y": [5.952, 5.239, 5.25, 5.045, 5.331, 5.775, 5.068, 5.708, 4.982, 5.773, 5.285, 5.572, 4.248, 5.047, 4.412, 5.262, 3.939, 5.951, 5.69, 4.846, 5.099, 4.832, 3.626, 5.216, 4.665, 5.103, 3.363, 5.474, 4.334, 5.649, 4.338, 5.649, 4.053, 4.68, 4.934, 5.324, 4.408, 5.493, 5.14, 4.615, 4.602, 5.637, 6.026, 4.169, 5.143, 5.684, 7.216, 3.86, 5.163, 4.549, 4.918, 5.637, 4.603, 4.911, 3.776, 4.626, 5.088, 5.126, 5.516, 4.349, 5.585, 5.408, 3.275, 5.601, 5.489, 4.541, 4.018, 6.026, 5.915, 5.585, 4.896, 5.646, 5.475, 5.661, 4.921, 5.541, 5.037, 5.196, 6.611, 5.573, 5.636, 5.633, 5.853, 5.192, 5.823, 4.551, 7.109, 6.013, 5.347, 4.555, 5.562, 5.022, 4.888, 3.25, 5.717, 5.59, 5.178, 4.266, 5.853, 5.172], "yaxis": "y"}], "layout": {"height": 600, "legend": {"title": {"text": "category"}, "tracegroupgap": 0}, "margin": {"t": 60}, "width": 800, "xaxis": {"anchor": "y", "domain": [0, 1], "title": {"text": "x"}}, "yaxis": {"anchor": "x", "domain": [0, 1], "title": {"text": "y"}}}}
